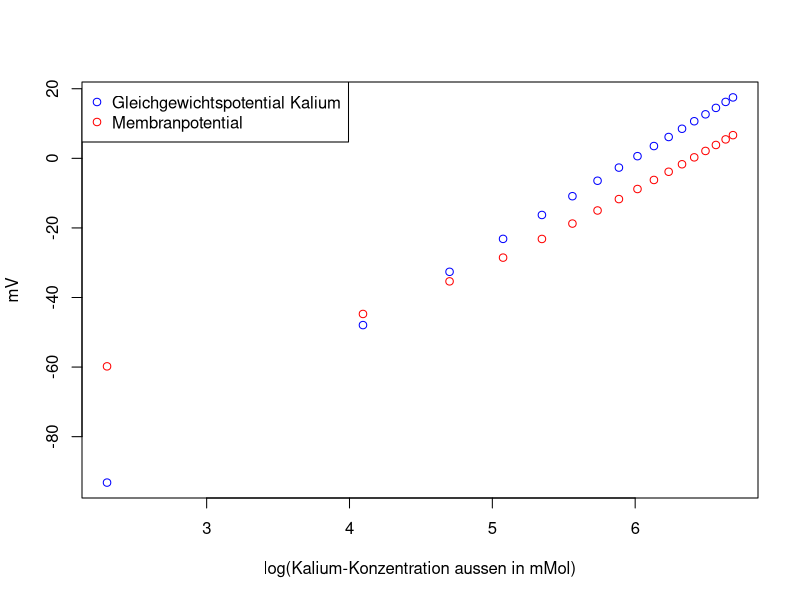

R code for this plot:
setwd("/Users/marasteiger/Documents/Uni/Neuro/Praktikum/tag3/Aufgabe1")

a1 <- read.table("1_2.txt", header = T)

plot(log(a1[,1]),a1[,2], xlab = "log(Kalium-Konzentration aussen in mMol)", ylab = "mV" ,col = "blue")
lines(log(a1[,1]),a1[,3],type="p", col = "red")
legend("topleft", legend=c("Gleichgewichtspotential Kalium", "Membranpotential"), col = c("blue","red"), pch = c(1,1))